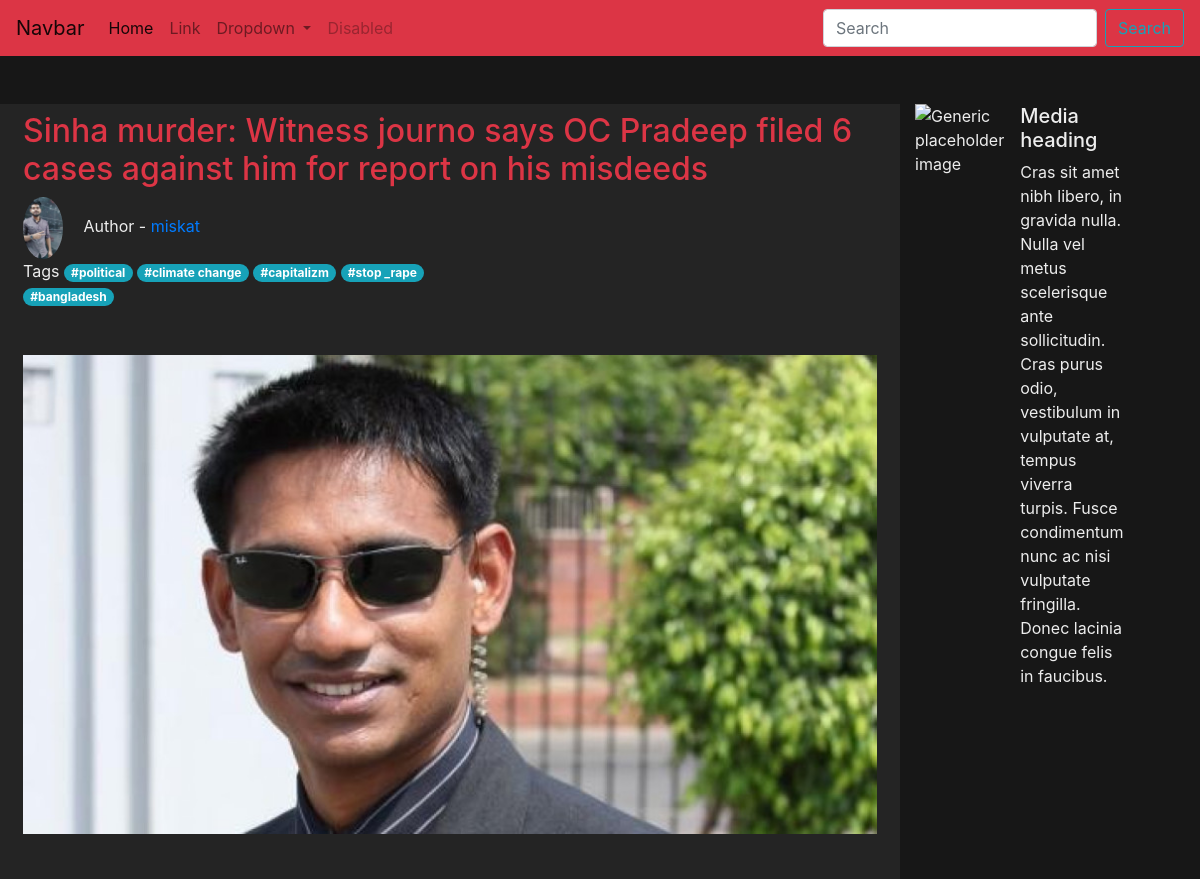
The page /news/1 (upper part) on the database as committed earlier.
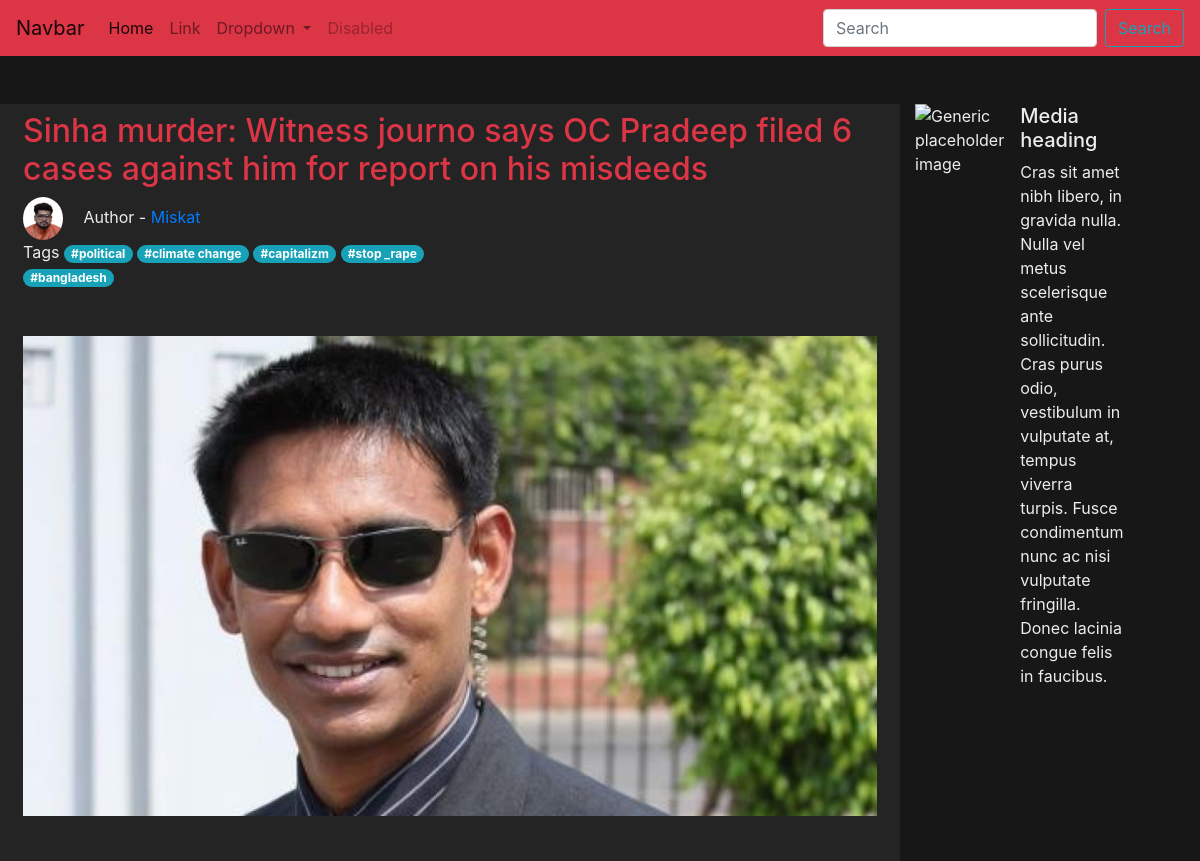
The same page on the database as committed later.
### blogs/models.py (models this page shows, shortened)
class Blog(models.Model):
    title = models.CharField(max_length=255)
    body = models.TextField(max_length=10000)
    img = models.ImageField(upload_to="media")
    author = models.ForeignKey(Author, on_delete=SET_NULL,null=True)
    time_created = models.DateTimeField(auto_now_add=True)
    react = models.IntegerField(blank=True, null=True)
    comment = models.ManyToManyField(Comment)
    category = models.ForeignKey(Category, on_delete=SET_NULL, null=True)
    tags = models.ManyToManyField(Tag)

class Author(models.Model):
    name = models.CharField(max_length=50)
    author_img = models.ImageField(upload_to="media")
    email = models.EmailField()
    institution = models.CharField(max_length=100 , blank=True,null=True)
    study_subject = models.CharField(max_length=100, blank=True, null=True)
    current_year = models.CharField(max_length=50, blank=True, null=True)
    github = models.CharField(max_length=100, blank=True, null=True)
    facebook = models.CharField(max_length=100, blank=True, null=True)
    Twitter = models.CharField(max_length=100, blank=True, null=True)

### blogs/views.py (the view)
# urls.py: path('news/<int:pk>', views.home2, name='news')
def home2(request, pk):
    current_blog = Blog.objects.get(id=pk)
    tag = current_blog.tags.all()
    tags = []
    for i in range(len(tag)):
        tags.append(tag[i])
    context = {
        'current': current_blog,
        'tags': tags
    }
    return render(request, 'blogs/single_blog_page.html', context)

### blogs/models.py (called while the page is built)
    def __str__(self):
        return self.name

### templates/blogs/single_blog_page.html (shortened to what this page needs)
{% load static %}
<!DOCTYPE html>
<html lang="en">
<head>
    <link
            rel="stylesheet"
            href="https://stackpath.bootstrapcdn.com/bootstrap/4.1.1/css/bootstrap.min.css"
    />
    <link
            rel="stylesheet"
            href="https://use.fontawesome.com/releases/v5.15.3/css/all.css"
    />
    <link rel="stylesheet" href="{% static 'css/style2.css' %}"/>
</head>
<body>
{% include 'blogs/navbar.html' %}
<main class="container-fluid my-5">
    <div class="row">
        <div class="col-9 main1">
            <div class="d-flex flex-column">
                <div class="p-2">
                    <h2 class="text-danger">
                        {{ current.title }}
                    </h2>
                    <img
                            class="mr-3 rounded-circle"
                            src="{% get_media_prefix %}{{ current.author.author_img }}"
                            width="40"
                            alt="Generic placeholder image"
                    />
                    <p class="d-inline">Author - <a href="">{{ current.author.name }}</a></p>
                    <div class="tag">
                        <span>Tags</span>
                    {% for tag in tags %}
                        <span class="badge badge-pill badge-info">#{{ tag }}</span>
                    {% endfor %}
                    </div>
                    <img src="{% get_media_prefix %}{{ current.img }}" class="img-fluid my-5" alt="Responsive image">
                </div>
            </div>
        </div>
        <div class="col-2">
            <div class="media">
                <img class="mr-3" src="..." alt="Generic placeholder image"/>
                <div class="media-body">
                    <h5 class="mt-0">Media heading</h5>
                    Cras sit amet nibh libero, in gravida nulla. Nulla vel metus
                    scelerisque ante sollicitudin. Cras purus odio, vestibulum in
                    vulputate at, tempus viverra turpis. Fusce condimentum nunc ac
                    nisi vulputate fringilla. Donec lacinia congue felis in faucibus.
                </div>
            </div>
        </div>
    </div>
</main>
</body>
</html>

Rows that differ between the two databases and show on the page:
changed through a linked row, Blog: author.author_img: a different picture; author.name "miskat" → "Miskat"
